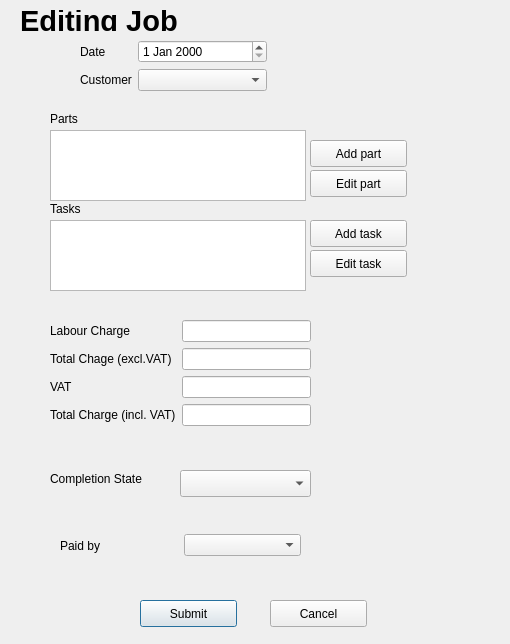
<?xml version="1.0" encoding="UTF-8"?>
<ui version="4.0">
 <class>JobEdit</class>
 <widget class="QDialog" name="JobEdit">
  <property name="geometry">
   <rect>
    <x>0</x>
    <y>0</y>
    <width>510</width>
    <height>644</height>
   </rect>
  </property>
  <property name="windowTitle">
   <string>Dialog</string>
  </property>
  <widget class="QWidget" name="formLayoutWidget">
   <property name="geometry">
    <rect>
     <x>80</x>
     <y>40</y>
     <width>187</width>
     <height>71</height>
    </rect>
   </property>
   <layout class="QFormLayout" name="formLayout_dateCustomer">
    <item row="0" column="0">
     <widget class="QLabel" name="label_date">
      <property name="text">
       <string>Date</string>
      </property>
     </widget>
    </item>
    <item row="0" column="1">
     <widget class="QDateEdit" name="dateEdit_date"/>
    </item>
    <item row="1" column="0">
     <widget class="QLabel" name="label_customer">
      <property name="text">
       <string>Customer</string>
      </property>
     </widget>
    </item>
    <item row="1" column="1">
     <widget class="QComboBox" name="comboBox_customer"/>
    </item>
   </layout>
  </widget>
  <widget class="QWidget" name="formLayoutWidget_2">
   <property name="geometry">
    <rect>
     <x>50</x>
     <y>320</y>
     <width>261</width>
     <height>128</height>
    </rect>
   </property>
   <layout class="QFormLayout" name="formLayout_charges">
    <item row="0" column="0">
     <widget class="QLabel" name="label_labourCharge">
      <property name="text">
       <string>Labour Charge</string>
      </property>
     </widget>
    </item>
    <item row="1" column="0">
     <widget class="QLabel" name="label_totalChargeExclVat">
      <property name="text">
       <string>Total Chage (excl.VAT)</string>
      </property>
     </widget>
    </item>
    <item row="2" column="0">
     <widget class="QLabel" name="label_vat">
      <property name="text">
       <string>VAT</string>
      </property>
     </widget>
    </item>
    <item row="3" column="0">
     <widget class="QLabel" name="label_totalChargeInclVat">
      <property name="text">
       <string>Total Charge (incl. VAT)</string>
      </property>
     </widget>
    </item>
    <item row="0" column="1">
     <widget class="QLineEdit" name="lineEdit_labourCharge"/>
    </item>
    <item row="1" column="1">
     <widget class="QLineEdit" name="lineEdit_totalChargeExclVat"/>
    </item>
    <item row="2" column="1">
     <widget class="QLineEdit" name="lineEdit_vat"/>
    </item>
    <item row="3" column="1">
     <widget class="QLineEdit" name="lineEdit_totalChargeInclVat"/>
    </item>
   </layout>
  </widget>
  <widget class="QPushButton" name="pushButton_submit">
   <property name="geometry">
    <rect>
     <x>140</x>
     <y>600</y>
     <width>97</width>
     <height>27</height>
    </rect>
   </property>
   <property name="text">
    <string>Submit</string>
   </property>
  </widget>
  <widget class="QPushButton" name="pushButton_cancel">
   <property name="geometry">
    <rect>
     <x>270</x>
     <y>600</y>
     <width>97</width>
     <height>27</height>
    </rect>
   </property>
   <property name="text">
    <string>Cancel</string>
   </property>
  </widget>
  <widget class="QLabel" name="label_completionState">
   <property name="geometry">
    <rect>
     <x>50</x>
     <y>470</y>
     <width>121</width>
     <height>17</height>
    </rect>
   </property>
   <property name="text">
    <string>Completion State</string>
   </property>
  </widget>
  <widget class="QComboBox" name="comboBox_completionState">
   <property name="geometry">
    <rect>
     <x>180</x>
     <y>470</y>
     <width>131</width>
     <height>27</height>
    </rect>
   </property>
  </widget>
  <widget class="QWidget" name="horizontalLayoutWidget">
   <property name="geometry">
    <rect>
     <x>60</x>
     <y>530</y>
     <width>241</width>
     <height>31</height>
    </rect>
   </property>
   <layout class="QHBoxLayout" name="horizontalLayout_paidBy">
    <item>
     <widget class="QLabel" name="label_paidBy">
      <property name="text">
       <string>Paid by</string>
      </property>
     </widget>
    </item>
    <item>
     <widget class="QComboBox" name="comboBox_paidBy"/>
    </item>
   </layout>
  </widget>
  <widget class="QLabel" name="label_job">
   <property name="geometry">
    <rect>
     <x>20</x>
     <y>10</y>
     <width>161</width>
     <height>21</height>
    </rect>
   </property>
   <property name="font">
    <font>
     <pointsize>22</pointsize>
     <weight>75</weight>
     <bold>true</bold>
    </font>
   </property>
   <property name="text">
    <string>Editing Job</string>
   </property>
  </widget>
  <widget class="QListWidget" name="listWidget_partsE">
   <property name="geometry">
    <rect>
     <x>50</x>
     <y>130</y>
     <width>256</width>
     <height>71</height>
    </rect>
   </property>
  </widget>
  <widget class="QPushButton" name="pushButton_addTask">
   <property name="geometry">
    <rect>
     <x>310</x>
     <y>220</y>
     <width>97</width>
     <height>27</height>
    </rect>
   </property>
   <property name="text">
    <string>Add task</string>
   </property>
  </widget>
  <widget class="QLabel" name="label_part">
   <property name="geometry">
    <rect>
     <x>50</x>
     <y>110</y>
     <width>41</width>
     <height>17</height>
    </rect>
   </property>
   <property name="text">
    <string>Parts</string>
   </property>
  </widget>
  <widget class="QListWidget" name="listWidget_tasksE">
   <property name="geometry">
    <rect>
     <x>50</x>
     <y>220</y>
     <width>256</width>
     <height>71</height>
    </rect>
   </property>
  </widget>
  <widget class="QLabel" name="label_tasks">
   <property name="geometry">
    <rect>
     <x>50</x>
     <y>200</y>
     <width>41</width>
     <height>17</height>
    </rect>
   </property>
   <property name="text">
    <string>Tasks</string>
   </property>
  </widget>
  <widget class="QPushButton" name="pushButton_addPart">
   <property name="geometry">
    <rect>
     <x>310</x>
     <y>140</y>
     <width>97</width>
     <height>27</height>
    </rect>
   </property>
   <property name="text">
    <string>Add part</string>
   </property>
  </widget>
  <widget class="QPushButton" name="pushButton_editPart">
   <property name="geometry">
    <rect>
     <x>310</x>
     <y>170</y>
     <width>97</width>
     <height>27</height>
    </rect>
   </property>
   <property name="text">
    <string>Edit part</string>
   </property>
  </widget>
  <widget class="QPushButton" name="pushButton_editTask">
   <property name="geometry">
    <rect>
     <x>310</x>
     <y>250</y>
     <width>97</width>
     <height>27</height>
    </rect>
   </property>
   <property name="text">
    <string>Edit task</string>
   </property>
  </widget>
 </widget>
 <resources/>
 <connections/>
</ui>
